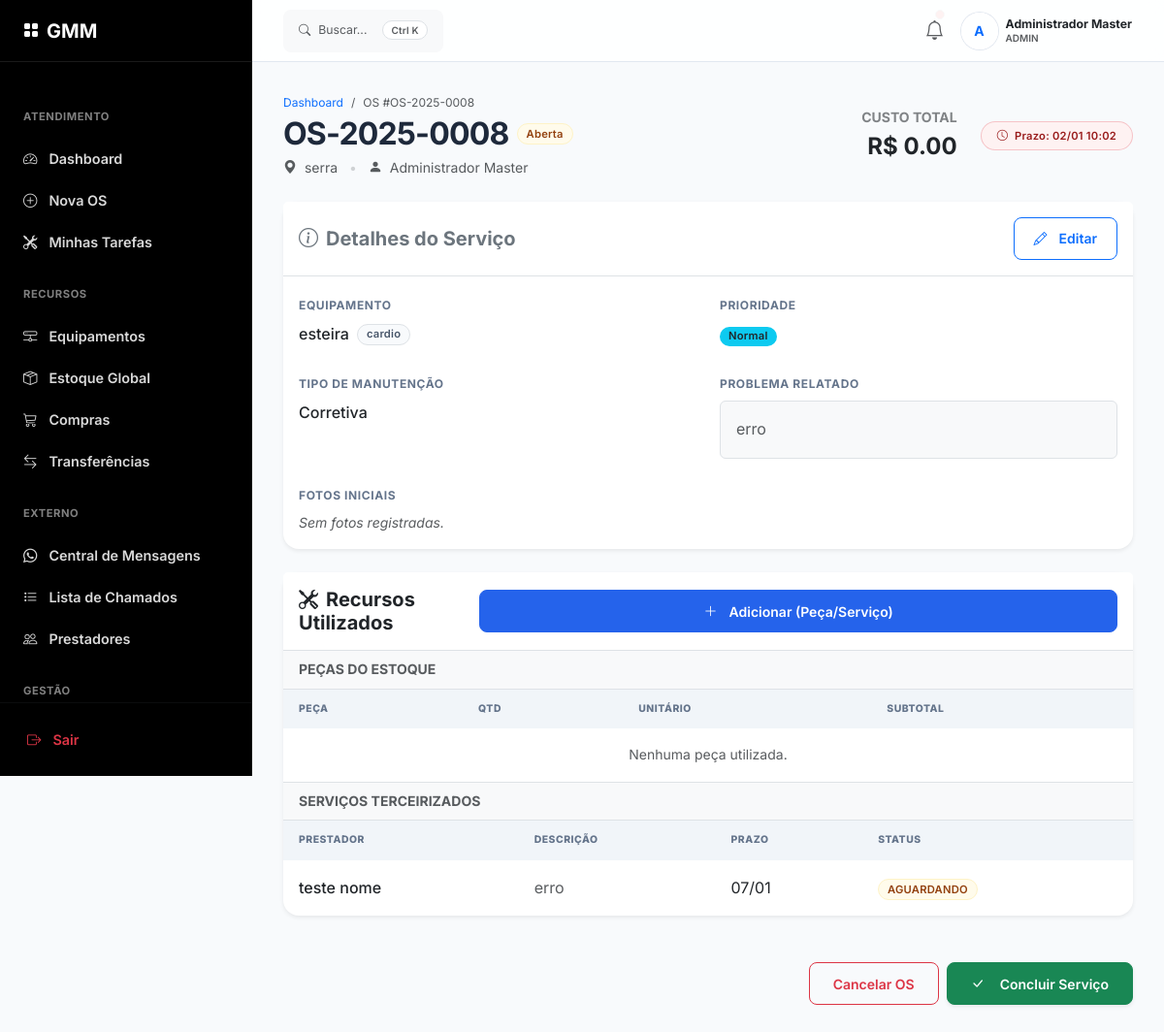
Page /os/8 (signed in) on the earlier database version.
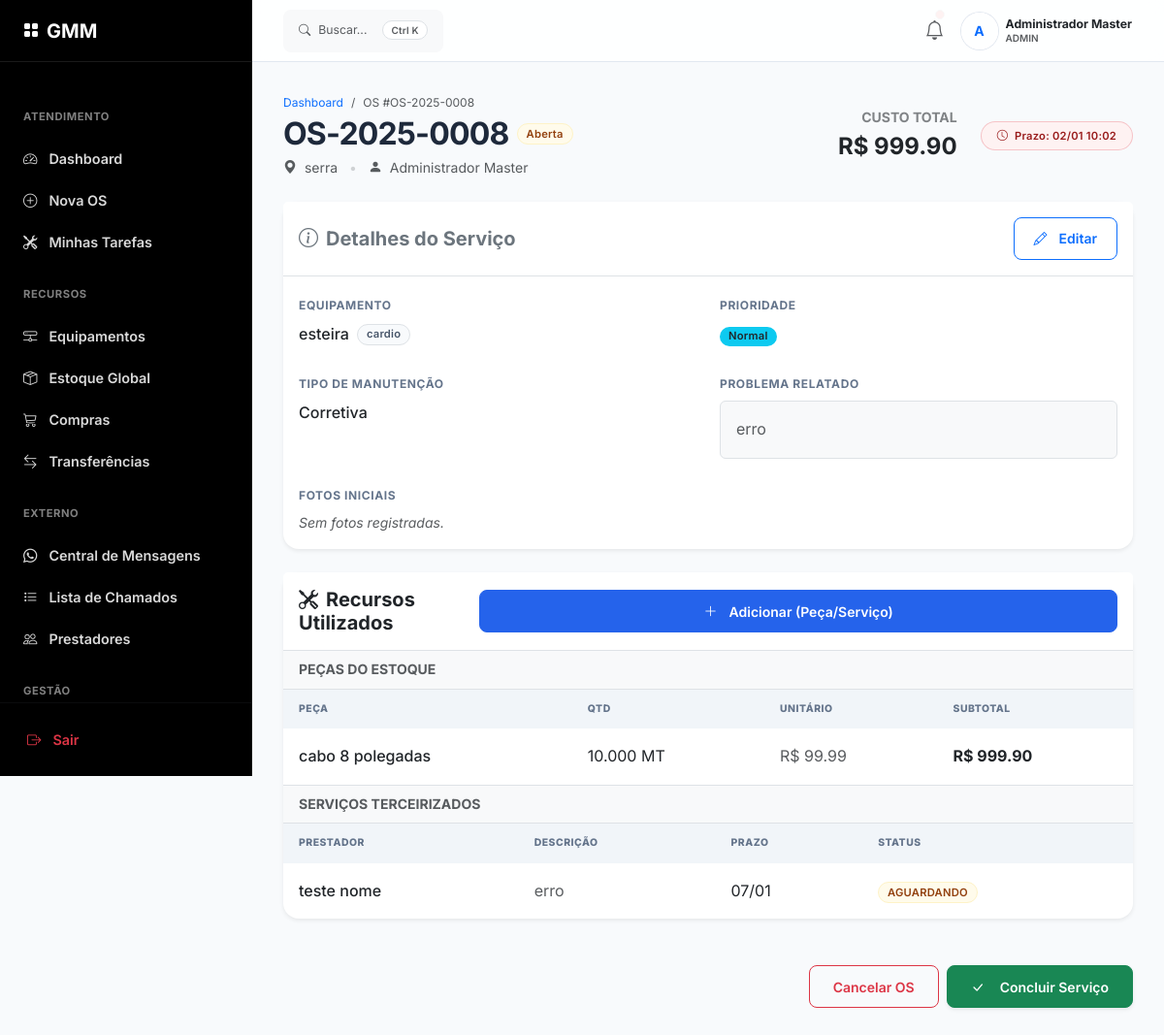
Same page on the later database version.
### app/models/terceirizados_models.py (models this page shows)
class ChamadoExterno(db.Model):
    __tablename__ = 'chamados_externos'
    id = db.Column(db.Integer, primary_key=True)
    numero_chamado = db.Column(db.String(20), unique=True, nullable=False)
    os_id = db.Column(db.Integer, db.ForeignKey('ordens_servico.id'), nullable=True)
    terceirizado_id = db.Column(db.Integer, db.ForeignKey('terceirizados.id'), nullable=False)
    titulo = db.Column(db.String(200), nullable=False)
    descricao = db.Column(db.Text, nullable=False)
    prioridade = db.Column(db.String(20), default='media')
    status = db.Column(db.String(20), default='aguardando') # aguardando, aceito, concluido...
    prazo_combinado = db.Column(db.DateTime, nullable=False)
    data_inicio = db.Column(db.DateTime)
    data_conclusao = db.Column(db.DateTime)
    valor_orcado = db.Column(db.Numeric(10, 2))
    valor_final = db.Column(db.Numeric(10, 2))
    avaliacao = db.Column(db.Integer)
    feedback = db.Column(db.Text)
    criado_por = db.Column(db.Integer, db.ForeignKey('usuarios.id'), nullable=False)
    criado_em = db.Column(db.DateTime, default=datetime.utcnow)
    terceirizado = db.relationship('Terceirizado', backref='chamados')
    os_origem = db.relationship('OrdemServico', backref='chamados_externos')
    autor = db.relationship('Usuario', backref='chamados_criados')
    notificacoes = db.relationship('HistoricoNotificacao', backref='chamado', lazy=True)

class Terceirizado(db.Model):
    __tablename__ = 'terceirizados'
    id = db.Column(db.Integer, primary_key=True)
    nome = db.Column(db.String(150), nullable=False)
    nome_empresa = db.Column(db.String(150))
    cnpj = db.Column(db.String(18))
    telefone = db.Column(db.String(20), nullable=False) # Formato 5511999999999
    email = db.Column(db.String(150))
    especialidades = db.Column(db.Text) # JSON array
    avaliacao_media = db.Column(db.Numeric(3, 2), default=0.00)
    total_servicos = db.Column(db.Integer, default=0)
    ativo = db.Column(db.Boolean, default=True)
    observacoes = db.Column(db.Text)
    created_at = db.Column(db.DateTime, default=datetime.utcnow)
    abrangencia_global = db.Column(db.Boolean, default=False)
    unidades = db.relationship('Unidade', secondary=terceirizados_unidades, backref=db.backref('prestadores', lazy='dynamic'))

### app/models/estoque_models.py (models this page shows)
class MovimentacaoEstoque(db.Model):
    __tablename__ = 'movimentacoes_estoque'
    id = db.Column(db.Integer, primary_key=True)
    os_id = db.Column(db.Integer, db.ForeignKey('ordens_servico.id'), nullable=True)
    estoque_id = db.Column(db.Integer, db.ForeignKey('estoque.id'), nullable=False)
    usuario_id = db.Column(db.Integer, db.ForeignKey('usuarios.id'), nullable=False)
    unidade_id = db.Column(db.Integer, db.ForeignKey('unidades.id'), nullable=True)
    tipo_movimentacao = db.Column(db.String(20), nullable=False)
    quantidade = db.Column(db.Numeric(10, 3), nullable=False)
    observacao = db.Column(db.String(255), nullable=True)
    data_movimentacao = db.Column(db.DateTime, default=datetime.utcnow)
    estoque = db.relationship('Estoque', backref='historico')
    usuario = db.relationship('Usuario')
    unidade = db.relationship('Unidade')

class Estoque(db.Model):
    __tablename__ = 'estoque'
    id = db.Column(db.Integer, primary_key=True)
    codigo = db.Column(db.String(20), unique=True, nullable=False)
    nome = db.Column(db.String(150), nullable=False)
    categoria_id = db.Column(db.Integer, db.ForeignKey('categorias_estoque.id'))
    unidade_medida = db.Column(db.String(5), nullable=False)
    quantidade_atual = db.Column(db.Numeric(10, 3), nullable=False, default=0)
    quantidade_minima = db.Column(db.Numeric(10, 3), nullable=False, default=5)
    valor_unitario = db.Column(db.Numeric(10, 2), nullable=True)
    localizacao = db.Column(db.String(100), nullable=True)
    unidade_id = db.Column(db.Integer, db.ForeignKey('unidades.id'), nullable=True)
    updated_at = db.Column(db.DateTime, default=datetime.utcnow, onupdate=datetime.utcnow)
    categoria = db.relationship('CategoriaEstoque', backref='itens')
    unidade = db.relationship('Unidade', backref='estoque_itens')

### app/routes/os.py (the view)
@bp.route('/<int:id>', methods=['GET'])
@login_required
def detalhes(id):
    os_obj = OrdemServico.query.get_or_404(id)
    categorias = CategoriaEstoque.query.all()
    todas_pecas = Estoque.query.order_by(Estoque.nome).all()
    terceirizados = Terceirizado.query.filter(
        (Terceirizado.abrangencia_global == True) |
        (Terceirizado.unidades.any(id=os_obj.unidade_id))
    ).filter_by(ativo=True).order_by(Terceirizado.nome).all()
    usuarios = Usuario.query.filter_by(ativo=True).order_by(Usuario.nome).all()
    return render_template('os_detalhes.html',
                         os=os_obj,
                         categorias=categorias,
                         todas_pecas=todas_pecas,
                         terceirizados=terceirizados,
                         usuarios=usuarios)

### app/models/estoque_models.py (called while the page is built)
    @property
    def custo_total(self):
        total = Decimal('0.00')
        for mov in self.movimentacoes:
            if mov.tipo_movimentacao == 'consumo' and mov.estoque.valor_unitario:
                total += (mov.quantidade * mov.estoque.valor_unitario)
        return total

### app/templates/os_detalhes.html (shortened to what the changed rows need)
{% extends "base.html" %}
{% block content %}
<div class="mb-4 d-flex flex-column flex-md-row justify-content-between align-items-start align-items-md-center gap-3">
    <div>
        <div class="d-flex align-items-center gap-2">
            <h2 class="mb-0 fw-bold">{{ os.numero_os }}</h2>
        </div>
    </div>
    <div class="d-flex align-items-center gap-4">
        <div class="text-md-end">
            <div class="fs-4 fw-bold text-dark">R$ <span id="custoTotal">{{ "{:.2f}".format(os.custo_total) }}</span>
            </div>
        </div>
    </div>
</div>
<div class="card shadow-sm border-0 mb-5">
    <div class="card-body p-0">
        <div class="table-responsive">
            <table class="table table-hover table-responsive-stack mb-0">
                <thead class="bg-light">
                    <tr>
                        <th>Peça</th>
                        <th>Qtd</th>
                        <th>Unitário</th>
                        <th>Subtotal</th>
                    </tr>
                </thead>
                <tbody>
                    {% if os.movimentacoes %}
                    {% for mov in os.movimentacoes %}
                    {% if mov.tipo_movimentacao == 'consumo' %}
                    <tr>
                        <td data-label="Peça" class="fw-medium">{{ mov.estoque.nome }}</td>
                        <td data-label="Qtd">{{ "{:g}".format(mov.quantidade) }} {{ mov.estoque.unidade_medida
                            }}</td>
                        <td data-label="Unitário" class="text-muted">R$ {{
                            "{:.2f}".format(mov.estoque.valor_unitario or 0) }}</td>
                        <td data-label="Subtotal" class="fw-bold text-dark">R$ {{ "{:.2f}".format(mov.quantidade
                            * (mov.estoque.valor_unitario or 0)) }}</td>
                    </tr>
                    {% endif %}
                    {% endfor %}
                    {% else %}
                    <tr>
                        <td colspan="4" class="text-center py-3 text-muted small">Nenhuma peça utilizada.</td>
                    </tr>
                    {% endif %}
                </tbody>
            </table>
        </div>
        <div class="table-responsive">
            <table class="table table-hover table-responsive-stack mb-0">
                <thead class="bg-light">
                    <tr>
                        <th>Prestador</th>
                        <th>Descrição</th>
                        <th>Prazo</th>
                        <th>Status</th>
                    </tr>
                </thead>
                <tbody>
                    {% if os.chamados_externos %}
                    {% for ch in os.chamados_externos %}
                    <tr>
                        <td data-label="Prestador" class="fw-medium">{{ ch.terceirizado.nome }}</td>
                        <td data-label="Descrição" class="text-muted text-truncate" style="max-width: 200px;">{{
                            ch.descricao }}</td>
                        <td data-label="Prazo">{{ ch.prazo_combinado.strftime('%d/%m') }}</td>
                        <td data-label="Status">
                            <span
                                class="badge bg-{{ 'success' if ch.status=='concluido' else 'warning' }} bg-opacity-10 text-{{ 'success' if ch.status=='concluido' else 'warning' }}">
                                {{ ch.status|upper }}
                            </span>
                        </td>
                    </tr>
                    {% endfor %}
                    {% else %}
                    <tr>
                        <td colspan="4" class="text-center py-3 text-muted small">Nenhum serviço externo.</td>
                    </tr>
                    {% endif %}
                </tbody>
            </table>
        </div>
    </div>
</div>
{% endblock %}

Differences in the rows shown:
added MovimentacaoEstoque: custo_total "999.90", estoque.nome "cabo 8 polegadas", quantidade "10.000", estoque.unidade_medida "MT", quantidade.valor_unitario "999.90"
now on this page (row edited): Estoque: estoque "99.99"
Other differences:
{{ "{:.2f}".format(os.custo_total) }}: "0.00" → (not shown)
text no longer shown: "Nenhuma peça utilizada."
